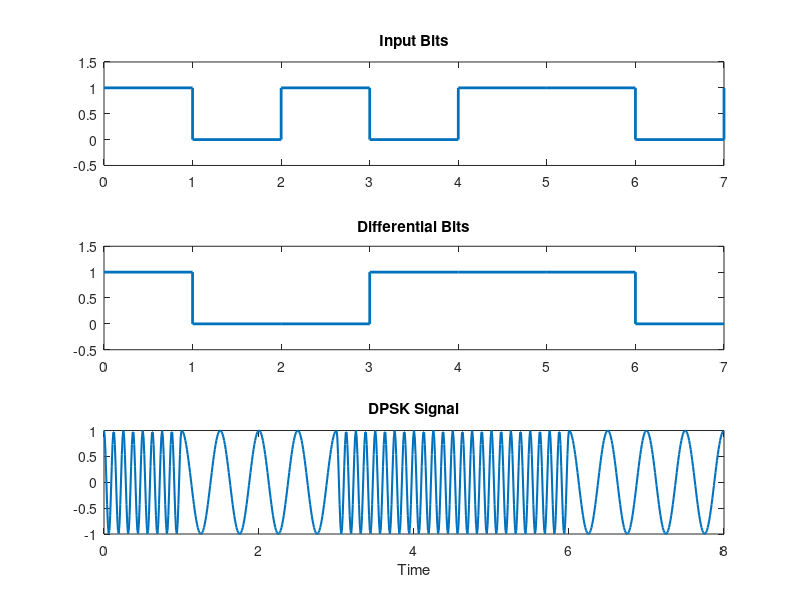

Write MATLAB code to recreate this figure.
clc; clear; close all;
%1 parameters 
T = 1;N = 8;fc = 5;fs = 100;df = 3;
t = 0:1/fs:T-1/fs;td = 0:1/fs:N*T-1/fs;
b = [1 0 1 0 1 1 0 1];   
d = zeros(1,N);
d(1) = b(1);
% 2differential encoding
for i = 2:N
    d(i) = xor(~d(i-1), b(i));  
end
% 3modulation
dpsk = [];
for i = 1:N
    f = fc + df * (2*d(i)-1); % +df for 1, -df for 0
    s = cos(2*pi*f*t);
    dpsk = [dpsk s];
end
% 4plots
figure;
subplot(3,1,1);stairs(0:N-1,b,'LineWidth',2); ylim([-0.5 1.5]);title('Input Bits');
subplot(3,1,2);stairs(0:N-1,d,'LineWidth',2); ylim([-0.5 1.5]);title('Differential Bits');
subplot(3,1,3);plot(td,dpsk,'LineWidth',1.5);title('DPSK Signal'); xlabel('Time');
